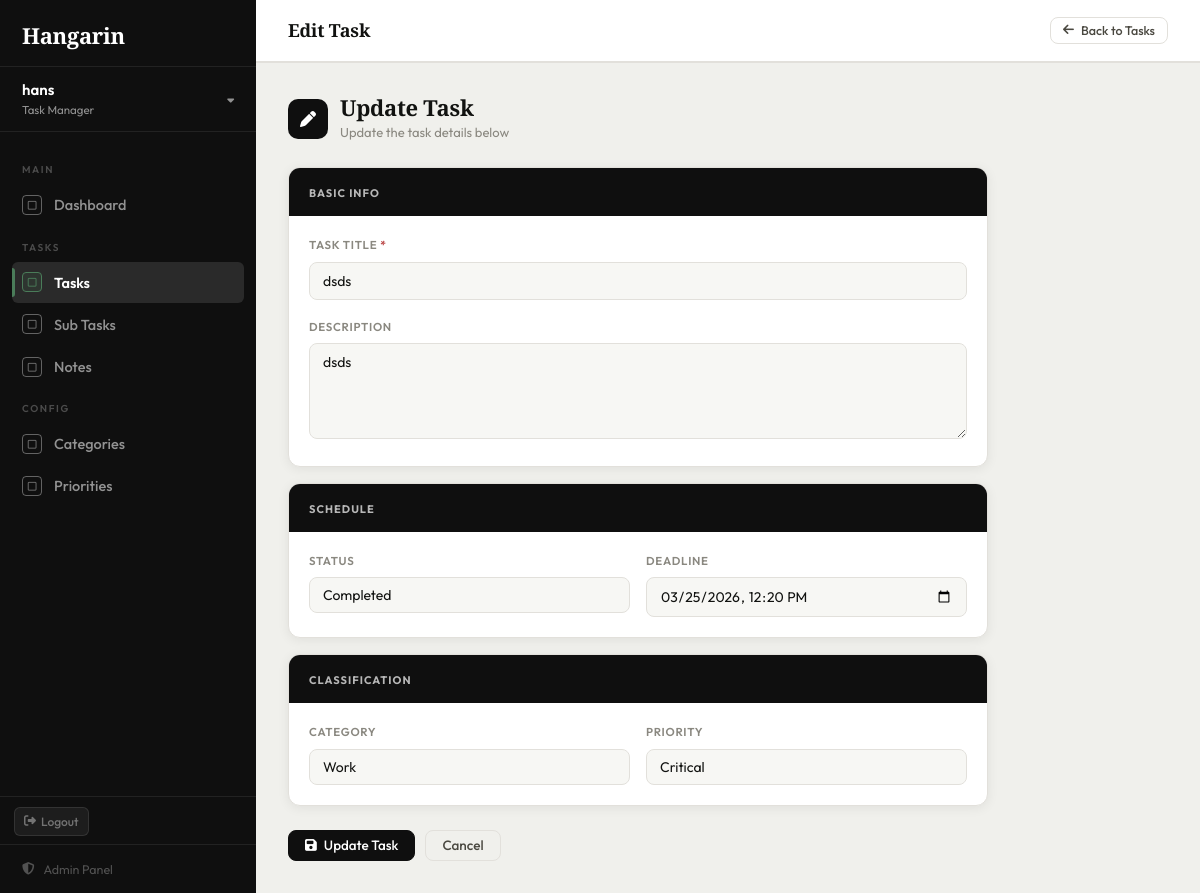
/tasks/23/edit/ (signed in), run on the app's committed database.
### tasks/models.py (models this page shows, shortened)
class BaseModel(models.Model):
    created_at = models.DateTimeField(auto_now_add=True)
    updated_at = models.DateTimeField(auto_now=True)
    class Meta:
        abstract = True

class Task(BaseModel):
    STATUS_CHOICES = [
        ("Pending", "Pending"),
        ("In Progress", "In Progress"),
        ("Completed", "Completed"),
    ]
    title = models.CharField(max_length=255)
    description = models.TextField(blank=True, null=True)
    deadline = models.DateTimeField(blank=True, null=True)
    status = models.CharField(
        max_length=50,
        choices=STATUS_CHOICES,
        default="Pending"
    )
    category = models.ForeignKey(
        Category, on_delete=models.SET_NULL, null=True, blank=True
    )
    priority = models.ForeignKey(
        Priority, on_delete=models.SET_NULL, null=True, blank=True
    )
    class Meta:
        verbose_name = "Task"
        verbose_name_plural = "Tasks"

### tasks/views.py (the view)
# urls.py: path('tasks/<int:pk>/edit/',           views.task_edit,   name='task_edit'),
@login_required
def task_edit(request, pk):
    task = get_object_or_404(Task, pk=pk)
    form = TaskForm(request.POST or None, instance=task)
    if form.is_valid():
        task = form.save()
        messages.success(request, f'Task "{task.title}" updated successfully!')
        return redirect('task_detail', pk=task.pk)
    return render(request, 'tasks/task_form.html', {'form': form, 'task': task, 'page_title': 'Edit Task', 'action': 'Update'})

### tasks/forms.py
class TaskForm(forms.ModelForm):
    class Meta:
        model = Task
        fields = ['title', 'description', 'deadline', 'status', 'category', 'priority']
        widgets = {
            'title':       forms.TextInput(attrs={'class': 'form-control', 'placeholder': 'Enter task title...'}),
            'description': forms.Textarea(attrs={'class': 'form-control', 'rows': 4, 'placeholder': 'Describe the task...'}),
            'deadline':    forms.DateTimeInput(attrs={'class': 'form-control', 'type': 'datetime-local'}),
            'status':      forms.Select(attrs={'class': 'form-control'}),
            'category':    forms.Select(attrs={'class': 'form-control'}),
            'priority':    forms.Select(attrs={'class': 'form-control'}),
        }

### tasks/models.py (called while the page is built)
    def __str__(self):
        return self.name

    def __str__(self):
        return self.name

### tasks/templates/tasks/task_form.html (shortened to what this page needs)
{% extends "tasks/base.html" %}
{% block nav_tasks %}active{% endblock %}
{% block topbar_actions %}
<a href="{% url 'task_list' %}" class="btn btn-secondary btn-sm">
    <i class="fa-solid fa-arrow-left"></i> Back to Tasks
</a>
{% endblock %}
{% block content %}
<div style="max-width:700px;">
    <div style="margin-bottom:24px;">
        <div style="display:flex; align-items:center; gap:12px; margin-bottom:6px;">
            <div style="width:40px; height:40px; background:var(--sb-bg); border-radius:10px; display:flex; align-items:center; justify-content:center; color:#fff; font-size:16px; flex-shrink:0;">
                <i class="fa-solid {% if action == 'Create' %}fa-plus{% else %}fa-pen{% endif %}"></i>
            </div>
            <div>
                <h2 style="font-family:'Playfair Display',serif; font-size:22px; font-weight:700; color:var(--text-primary); letter-spacing:-0.3px; line-height:1.2;">{{ action }} Task</h2>
                <p style="font-size:13px; color:var(--text-muted); margin-top:2px;">
                    {% if action == 'Create' %}Fill in the details to create a new task{% else %}Update the task details below{% endif %}
                </p>
            </div>
        </div>
    </div>
    <form method="POST">
        <div style="background:var(--bg-card); border:1px solid var(--border); border-radius:var(--radius); overflow:hidden; margin-bottom:16px; box-shadow:var(--shadow);">
            <div style="background:var(--sb-bg); padding:12px 20px;">
                <span style="font-size:11px; font-weight:700; letter-spacing:1px; text-transform:uppercase; color:rgba(255,255,255,0.7);">Basic Info</span>
            </div>
            <div style="padding:20px;">
                <div class="form-group">
                    <label class="form-label">Task Title <span style="color:var(--red);">*</span></label>
                    {{ form.title }}
                </div>
                <div class="form-group" style="margin-bottom:0;">
                    <label class="form-label">Description</label>
                    {{ form.description }}
                </div>
            </div>
        </div>
        <div style="background:var(--bg-card); border:1px solid var(--border); border-radius:var(--radius); overflow:hidden; margin-bottom:16px; box-shadow:var(--shadow);">
            <div style="background:var(--sb-bg); padding:12px 20px;">
                <span style="font-size:11px; font-weight:700; letter-spacing:1px; text-transform:uppercase; color:rgba(255,255,255,0.7);">Schedule</span>
            </div>
            <div style="padding:20px; display:grid; grid-template-columns:1fr 1fr; gap:16px;">
                <div class="form-group" style="margin-bottom:0;">
                    <label class="form-label">Status</label>
                    {{ form.status }}
                </div>
                <div class="form-group" style="margin-bottom:0;">
                    <label class="form-label">Deadline</label>
                    {{ form.deadline }}
                </div>
            </div>
        </div>
        <div style="background:var(--bg-card); border:1px solid var(--border); border-radius:var(--radius); overflow:hidden; margin-bottom:24px; box-shadow:var(--shadow);">
            <div style="background:var(--sb-bg); padding:12px 20px;">
                <span style="font-size:11px; font-weight:700; letter-spacing:1px; text-transform:uppercase; color:rgba(255,255,255,0.7);">Classification</span>
            </div>
            <div style="padding:20px; display:grid; grid-template-columns:1fr 1fr; gap:16px;">
                <div class="form-group" style="margin-bottom:0;">
                    <label class="form-label">Category</label>
                    {{ form.category }}
                </div>
                <div class="form-group" style="margin-bottom:0;">
                    <label class="form-label">Priority</label>
                    {{ form.priority }}
                </div>
            </div>
        </div>
        <div style="display:flex; gap:10px; align-items:center;">
            <button type="submit" class="btn btn-primary">
                <i class="fa-solid {% if action == 'Create' %}fa-plus{% else %}fa-save{% endif %}"></i>
                {{ action }} Task
            </button>
            {% if task %}
            <a href="{% url 'task_detail' task.pk %}" class="btn btn-secondary">Cancel</a>
            {% else %}
            <a href="{% url 'task_list' %}" class="btn btn-secondary">Cancel</a>
            {% endif %}
        </div>
    </form>
</div>
{% endblock %}

### tasks/templates/tasks/base.html (shortened to what this page needs)
{%load static%}
{% load pwa %}
<!DOCTYPE html>
<html lang="en">
<head>
    <link rel="stylesheet" href="https://cdnjs.cloudflare.com/ajax/libs/font-awesome/6.5.0/css/all.min.css">
</head>
<body>
<aside class="sidebar">
    <div class="sidebar-brand">
        <a href="{% url 'dashboard' %}">
            <div class="brand-title">Hangarin</div>
        </a>
    </div>
    {% if user.is_authenticated %}
    <div class="sidebar-user-block">
        <div class="user-left">
            <div class="user-name">{{ user.username }}</div>
            <div class="user-role">Task Manager</div>
        </div>
        <i class="fa-solid fa-caret-down user-caret"></i>
    </div>
    <nav class="sidebar-nav">
        <div class="nav-section-label">Main</div>
        <a href="{% url 'dashboard' %}" class="nav-link {% block nav_dashboard %}{% endblock %}">
            <span class="nav-icon"><i class="fa-regular fa-square"></i></span>
            Dashboard
        </a>
        <div class="nav-section-label">Tasks</div>
        <a href="{% url 'task_list' %}" class="nav-link {% block nav_tasks %}{% endblock %}">
            <span class="nav-icon"><i class="fa-regular fa-square"></i></span>
            Tasks
        </a>
        <a href="{% url 'subtask_list' %}" class="nav-link {% block nav_subtasks %}{% endblock %}">
            <span class="nav-icon"><i class="fa-regular fa-square"></i></span>
            Sub Tasks
        </a>
        <a href="{% url 'note_list' %}" class="nav-link {% block nav_notes %}{% endblock %}">
            <span class="nav-icon"><i class="fa-regular fa-square"></i></span>
            Notes
        </a>
        <div class="nav-section-label">Config</div>
        <a href="{% url 'category_list' %}" class="nav-link {% block nav_categories %}{% endblock %}">
            <span class="nav-icon"><i class="fa-regular fa-square"></i></span>
            Categories
        </a>
        <a href="{% url 'priority_list' %}" class="nav-link {% block nav_priorities %}{% endblock %}">
            <span class="nav-icon"><i class="fa-regular fa-square"></i></span>
            Priorities
        </a>
    </nav>
    <div style="padding: 10px 14px 8px; border-top: 1px solid rgba(255,255,255,0.08);">
        <a href="#" class="logout-link"
           onclick="event.preventDefault(); document.getElementById('logout-form').submit();">
            <i class="fa-solid fa-right-from-bracket"></i>
            Logout
        </a>
    </div>
    {% endif %}
    <div class="sidebar-footer">
        <a href="/admin/" class="admin-link">
            <i class="fa-solid fa-shield-halved"></i>
            Admin Panel
        </a>
    </div>
</aside>
<main class="main">
    <header class="topbar">
        <div class="topbar-left">
            <h1>{% block page_heading %}{{ page_title }}{% endblock %}</h1>
        </div>
        <div class="topbar-right">
            {% block topbar_actions %}{% endblock %}
        </div>
    </header>
    <div class="content">
        {% block content %}{% endblock %}
    </div>
</main>
</body>
</html>

### data on the page
Task: title "dsds", description "dsds", status "Completed", deadline "03/25/2026 12:20", category "Work", priority "Critical"

### other printed values
{{ user.username }} "hans"
{{ page_title }} "Edit Task"
{{ action }} "Update"
